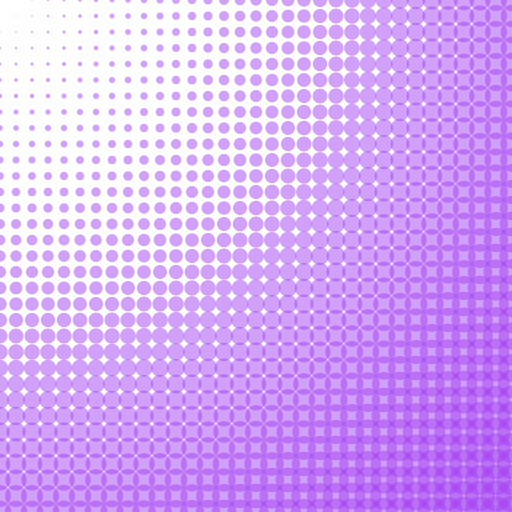
Frame 1 (no input)
Frame 60 (the mouse pressed at the canvas centre just before this capture): identical to frame 1, image omitted
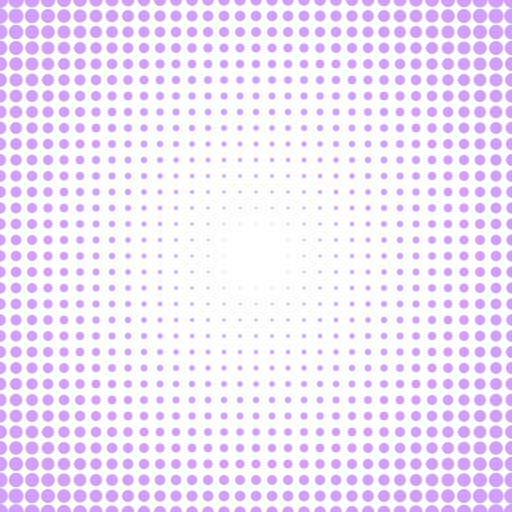
Frame 120 (the mouse held since frame 60 and released just before this capture)

The Processing sketch that drew these frames (run headless with seeded random() and noise(); from frame 60 on, the mouse is pressed at the canvas centre):

// Processing sketch: processing_102918
// ── processing_102918.pde

float dist, max_dist;
int x, y;

void setup() {  //setup function called initially, only once
  size(512, 512);
  max_dist=sqrt(width*width+height*height);
  smooth();
  background(255);  //set background white
  noStroke();
  fill(random(255), random(255), random(255), 128);
}

void draw() {  //draw function loops 
  background(255);
  for(y=0; y<=height; y+=16) {
      for(x=0; x<=width; x+=16) {
          dist=sqrt((x-mouseX)*(x-mouseX)+(y-mouseY)*(y-mouseY));
          ellipse(x, y, dist/max_dist*32, dist/max_dist*32);
      }
  }
}
